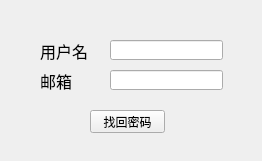
<?xml version="1.0" encoding="UTF-8"?>
<ui version="4.0">
 <class>Find_Password_Widget</class>
 <widget class="QWidget" name="Find_Password_Widget">
  <property name="geometry">
   <rect>
    <x>0</x>
    <y>0</y>
    <width>262</width>
    <height>161</height>
   </rect>
  </property>
  <property name="windowTitle">
   <string>Form</string>
  </property>
  <widget class="QLabel" name="Name_label">
   <property name="geometry">
    <rect>
     <x>40</x>
     <y>40</y>
     <width>91</width>
     <height>21</height>
    </rect>
   </property>
   <property name="font">
    <font>
     <family>萝莉体 第二版</family>
     <pointsize>12</pointsize>
    </font>
   </property>
   <property name="text">
    <string>用户名</string>
   </property>
  </widget>
  <widget class="QLineEdit" name="Name">
   <property name="geometry">
    <rect>
     <x>110</x>
     <y>40</y>
     <width>113</width>
     <height>20</height>
    </rect>
   </property>
   <property name="maxLength">
    <number>32767</number>
   </property>
  </widget>
  <widget class="QLineEdit" name="Email">
   <property name="geometry">
    <rect>
     <x>110</x>
     <y>70</y>
     <width>113</width>
     <height>20</height>
    </rect>
   </property>
   <property name="maxLength">
    <number>32767</number>
   </property>
  </widget>
  <widget class="QLabel" name="Email_label">
   <property name="geometry">
    <rect>
     <x>40</x>
     <y>70</y>
     <width>91</width>
     <height>21</height>
    </rect>
   </property>
   <property name="font">
    <font>
     <family>萝莉体 第二版</family>
     <pointsize>12</pointsize>
    </font>
   </property>
   <property name="text">
    <string>邮箱</string>
   </property>
  </widget>
  <widget class="QPushButton" name="pushButton">
   <property name="geometry">
    <rect>
     <x>90</x>
     <y>110</y>
     <width>75</width>
     <height>23</height>
    </rect>
   </property>
   <property name="text">
    <string>找回密码</string>
   </property>
  </widget>
  <zorder>Email_label</zorder>
  <zorder>Name_label</zorder>
  <zorder>Name</zorder>
  <zorder>Email</zorder>
  <zorder>pushButton</zorder>
 </widget>
 <resources/>
 <connections/>
</ui>
